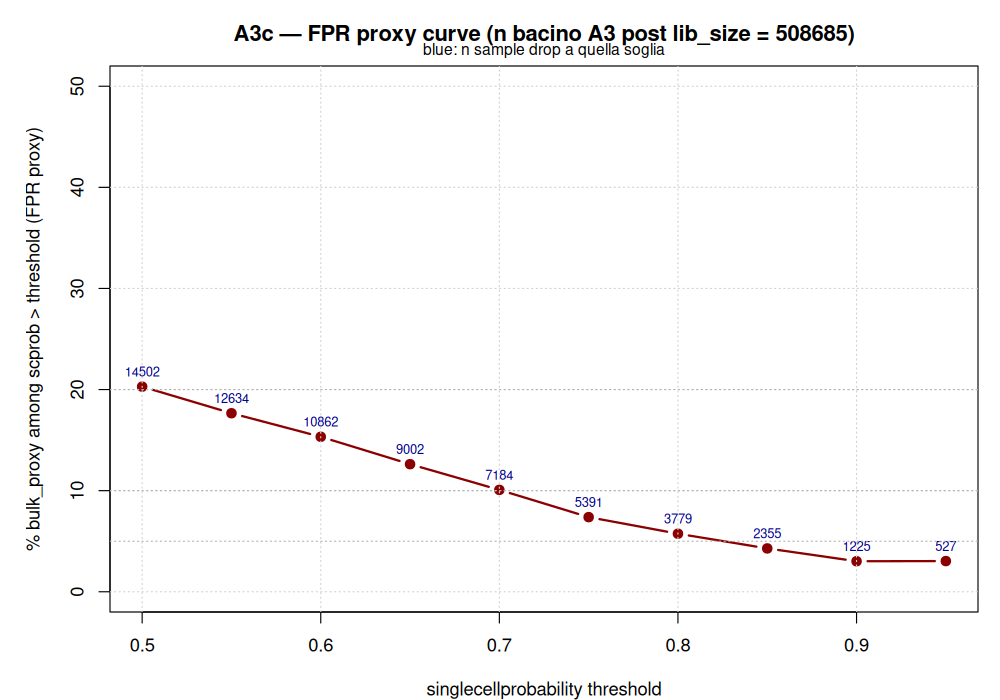

R code for this plot:
#!/usr/bin/env Rscript
# A3c — curva FPR proxy vs soglia singlecellprobability (0.5 ... 0.95).
#
# Strategia:
#   1. Pattern BULK_LOW_INPUT regex automatic derivato dai 18 FP manuali
#      scprob>0.5 di A3b (QuantSeq, TM3'seq, ScreenSeq, LCM, FFPE,
#      RiboSeq, EV/exoRNA, swab, EdgeSeq, CAGE, PAXgene, PicoPure, ...).
#   2. Apply su tutti i 508.685 sample post-lib_size del bacino A3.
#   3. Per ogni soglia th: frac_bulk_proxy = sample con scprob>th E bulk regex.
#   4. Manual validation 50 random per 3 bin chiave:
#      [0.5-0.6), [0.7-0.8), >=0.9 — confronto proxy vs manual.
#   5. Output: TSV curve, PNG plot, log manual.

suppressMessages({ library(rhdf5) })
set.seed(42)

h5_path <- "analysis/input/human_gene_v2.5.h5"
a3_tsv  <- "analysis/audit/A3-libsize-scprob-bacino.tsv"
out_curve_tsv <- "analysis/audit/A3c-fpr-curve.tsv"
out_curve_png <- "analysis/audit/A3c-fpr-curve.png"
out_manual    <- "analysis/audit/A3c-manual-bin-samples.tsv"

cat("[A3c] load A3 TSV ...\n")
a3 <- read.delim(a3_tsv, sep = "\t", header = TRUE, stringsAsFactors = FALSE,
                 quote = "", fill = TRUE, comment.char = "")
a3 <- a3[a3$passed_libsize_500k == "TRUE", ]
cat(sprintf("[A3c] post lib_size: %d\n", nrow(a3)))

cat("[A3c] reading H5 metadata for bulk-pattern check ...\n")
h5_geo   <- as.character(rhdf5::h5read(h5_path, "meta/samples/geo_accession"))
h5_title <- as.character(rhdf5::h5read(h5_path, "meta/samples/title"))
h5_src   <- as.character(rhdf5::h5read(h5_path, "meta/samples/source_name_ch1"))
h5_ext   <- as.character(rhdf5::h5read(h5_path, "meta/samples/extract_protocol_ch1"))
rhdf5::H5close()

m_idx <- match(a3$geo, h5_geo)
a3$title <- h5_title[m_idx]
a3$src   <- h5_src[m_idx]
a3$ext   <- h5_ext[m_idx]
rm(h5_geo, h5_title, h5_src, h5_ext); gc(verbose = FALSE)

# ============================================================
# Pattern BULK_LOW_INPUT (derivato dai 18 FP manuali scprob>0.5)
# Match su extract_protocol_ch1 || title || source_name_ch1
# ============================================================
patterns_bulk <- c(
  QuantSeq      = "(?i)QuantSeq",
  TM3seq        = "(?i)TM3['_]?seq|TM[- ]?3[- ]?SEQ",
  ScreenSeq     = "(?i)ScreenSeq|Evotec",
  LCM_10cell    = "(?i)laser capture microdissection|\\b10[- ]?cell\\b|LCM\\b",
  FFPE          = "(?i)FFPE",
  RiboSeq       = "(?i)Ribo[- ]?seq|ribosome profiling|RPF\\b",
  EV_exoRNA     = "(?i)exoRNeasy|extracellular vesic|\\bEVs?\\b|exosom|cell-free RNA|cfRNA",
  swab_COVID    = "(?i)\\bswab\\b|oronasophar|nasopharyng",
  EdgeSeq       = "(?i)HTG EdgeSeq|EdgeSeq",
  CAGE          = "(?i)\\bCAGE\\b|nAnT[- ]?iCAGE",
  PAXgene       = "(?i)PAXgene",
  PicoPure      = "(?i)PicoPure",
  SMARTer_Pico  = "(?i)SMARTer\\s+Stranded\\s+Total\\s+RNA",
  Smart3SEQ     = "(?i)Smart[- ]?3SEQ",
  Lexogen_3mRNA = "(?i)Lexogen.*Quant|Lexogen 3'",
  HTGseq        = "(?i)\\bHTG\\b",
  NASCseq       = "(?i)NASC[- ]?seq",  # incluso ma e' SC in realta; flag separato per audit
  spatial_trans = "(?i)spatial transcript",
  embryo_blastomere = "(?i)blastomere|whole[- ]?embryo|16[- ]?cell|8[- ]?cell.*embryo"
)

target_text <- paste(a3$ext, a3$title, a3$src, sep = " || ")

cat("\n[A3c] === Pattern BULK_LOW_INPUT hit counts ===\n")
hits_bulk <- matrix(FALSE, nrow = nrow(a3), ncol = length(patterns_bulk))
colnames(hits_bulk) <- names(patterns_bulk)
for (nm in names(patterns_bulk)) {
  hits_bulk[, nm] <- grepl(patterns_bulk[[nm]], target_text, perl = TRUE)
  cat(sprintf("  %-20s : %7d\n", nm, sum(hits_bulk[, nm])))
}
any_bulk <- rowSums(hits_bulk) > 0
cat(sprintf("\n  any BULK match (union)  : %d / %d (%.2f%%)\n",
            sum(any_bulk), nrow(a3), 100*mean(any_bulk)))

a3$bulk_proxy <- any_bulk

# ============================================================
# Curva FPR proxy
# ============================================================
thresholds <- seq(0.50, 0.95, by = 0.05)
curve_df <- data.frame(
  threshold = thresholds,
  n_above   = NA_integer_,
  n_bulk_proxy = NA_integer_,
  frac_bulk_proxy = NA_real_,
  stringsAsFactors = FALSE
)
for (i in seq_along(thresholds)) {
  th <- thresholds[i]
  above <- a3$singlecellprobability > th
  curve_df$n_above[i]      <- sum(above)
  curve_df$n_bulk_proxy[i] <- sum(above & a3$bulk_proxy)
  curve_df$frac_bulk_proxy[i] <- ifelse(sum(above) == 0L, NA_real_,
                                         sum(above & a3$bulk_proxy) / sum(above))
}
write.table(curve_df, out_curve_tsv, sep = "\t", row.names = FALSE, quote = FALSE)
cat("\n[A3c] === Curva FPR proxy ===\n")
print(curve_df, row.names = FALSE)

# ============================================================
# Manual validation 50 random per 3 bin chiave
# ============================================================
bins <- list(
  "0.5-0.6" = a3$singlecellprobability > 0.5 & a3$singlecellprobability <= 0.6,
  "0.7-0.8" = a3$singlecellprobability > 0.7 & a3$singlecellprobability <= 0.8,
  ">=0.9"   = a3$singlecellprobability >= 0.9
)
manual_rows <- list()
for (bin_name in names(bins)) {
  ix <- which(bins[[bin_name]])
  N <- min(50, length(ix))
  cat(sprintf("\n[A3c] === manual bin %s, n_available=%d, sampling=%d ===\n",
              bin_name, length(ix), N))
  if (N == 0) next
  samp <- sample(ix, N)
  df <- a3[samp, c("geo", "series", "singlecellprobability", "lib_size",
                    "bulk_proxy", "title", "src", "ext")]
  df$bin <- bin_name
  manual_rows[[bin_name]] <- df
  # Print
  for (k in seq_len(nrow(df))) {
    bp <- ifelse(df$bulk_proxy[k], " [PROXY-BULK]", "")
    cat(sprintf("\n#%d [%s | %s | scprob=%.3f | libsize=%.1fM]%s\n  title: %s\n  src  : %s\n  ext  : %s\n",
                k, df$geo[k], df$series[k], df$singlecellprobability[k],
                df$lib_size[k]/1e6, bp,
                substr(df$title[k], 1, 140),
                substr(df$src[k], 1, 140),
                substr(df$ext[k], 1, 220)))
  }
}
manual_df <- do.call(rbind, manual_rows)
write.table(manual_df, out_manual, sep = "\t", row.names = FALSE, quote = FALSE)

# ============================================================
# Plot
# ============================================================
png(out_curve_png, width = 1000, height = 700, res = 110)
par(mar = c(4, 5, 3, 1))
plot(curve_df$threshold, 100 * curve_df$frac_bulk_proxy,
     type = "b", pch = 19, col = "darkred", lwd = 2,
     xlab = "singlecellprobability threshold",
     ylab = "% bulk_proxy among scprob > threshold (FPR proxy)",
     main = sprintf("A3c — FPR proxy curve (n bacino A3 post lib_size = %d)", nrow(a3)),
     ylim = c(0, max(50, max(100 * curve_df$frac_bulk_proxy, na.rm = TRUE) * 1.2)))
grid()
# Annotazioni
for (i in seq_along(thresholds)) {
  text(curve_df$threshold[i], 100 * curve_df$frac_bulk_proxy[i] + 1.5,
       sprintf("%d", curve_df$n_above[i]), cex = 0.7, col = "darkblue")
}
mtext("blue: n sample drop a quella soglia", side = 3, line = 0.3, cex = 0.85)
abline(h = c(5, 10, 20), col = "gray70", lty = 3)
dev.off()
cat(sprintf("\n[A3c] PNG: %s\n", out_curve_png))

cat("\n[A3c] DONE\n")
